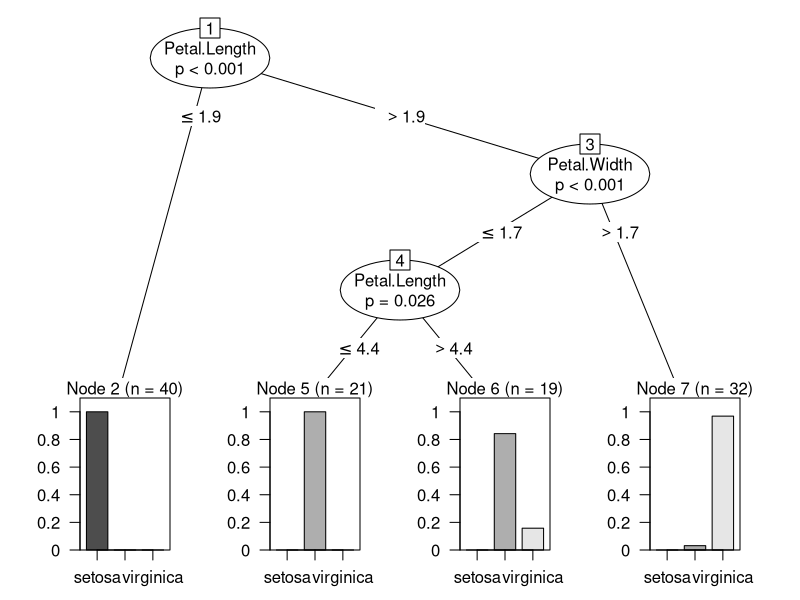
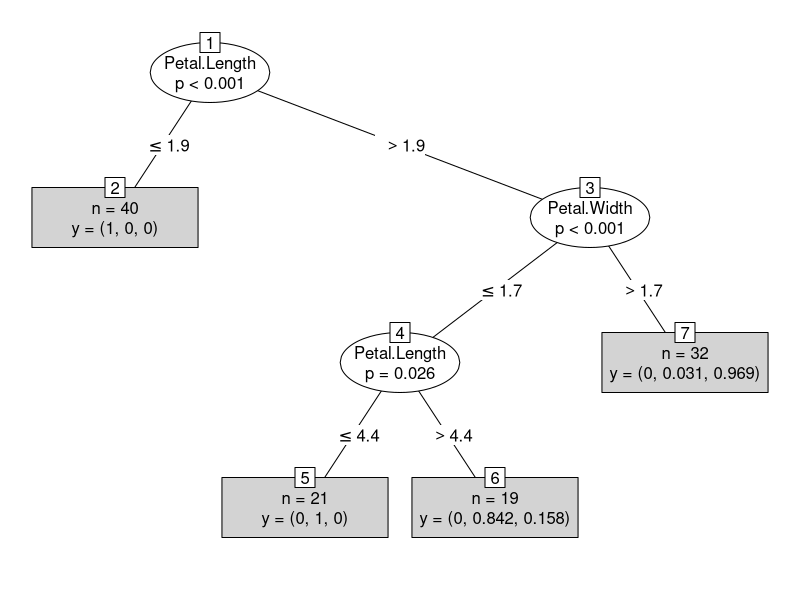
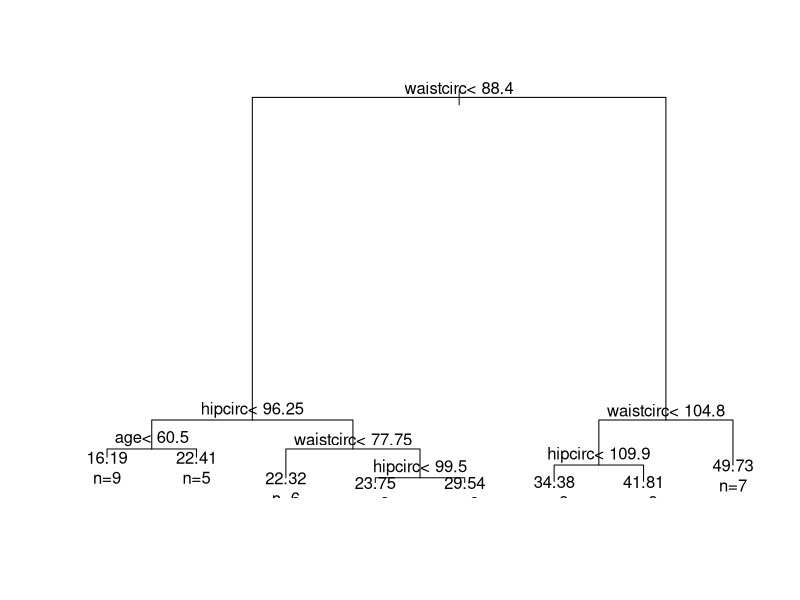
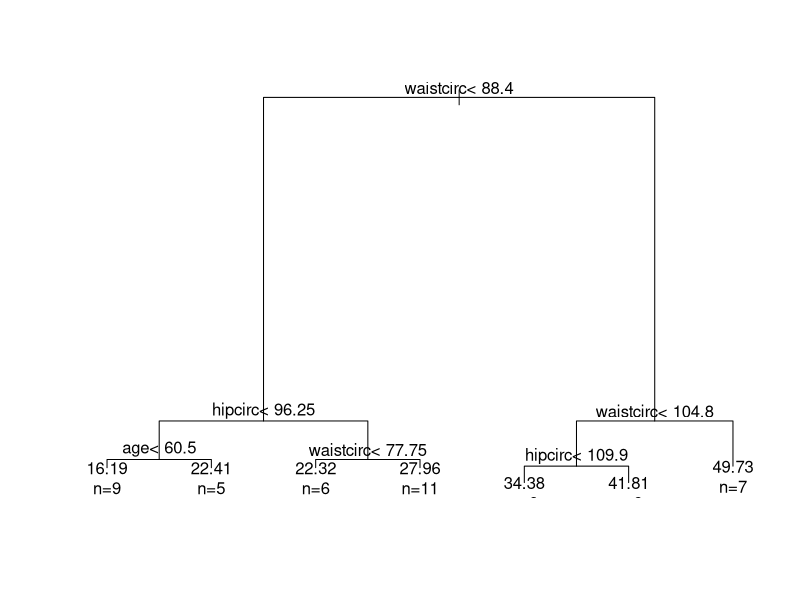
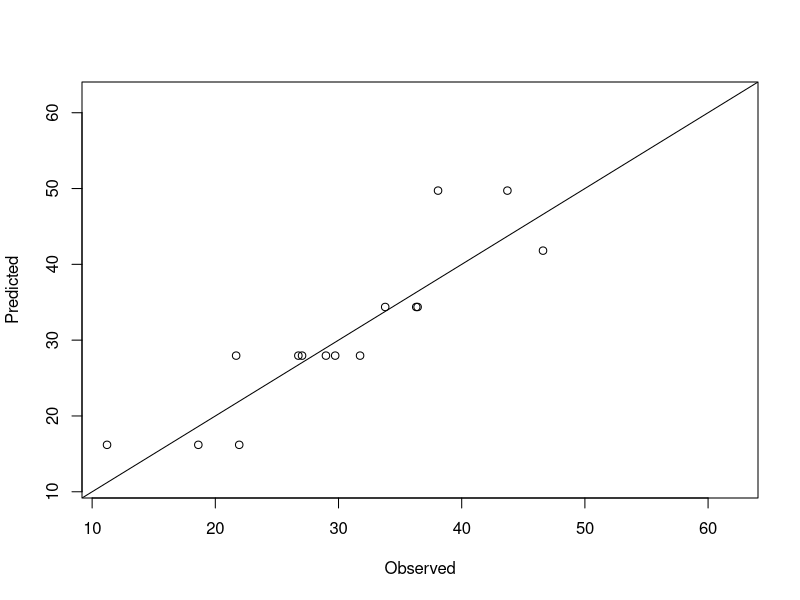
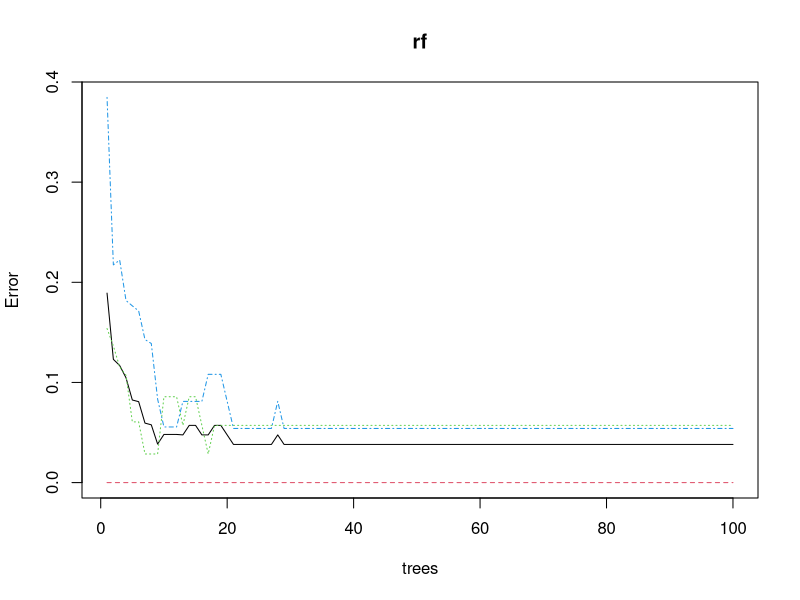
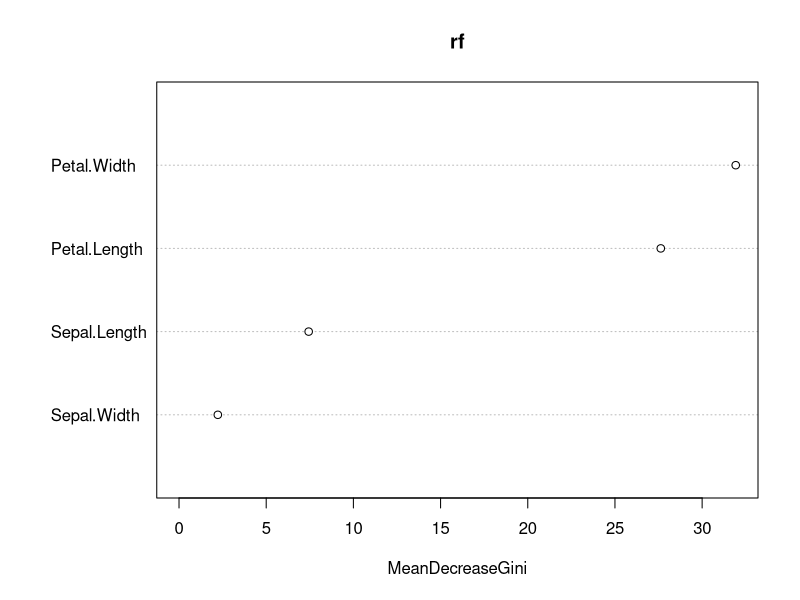
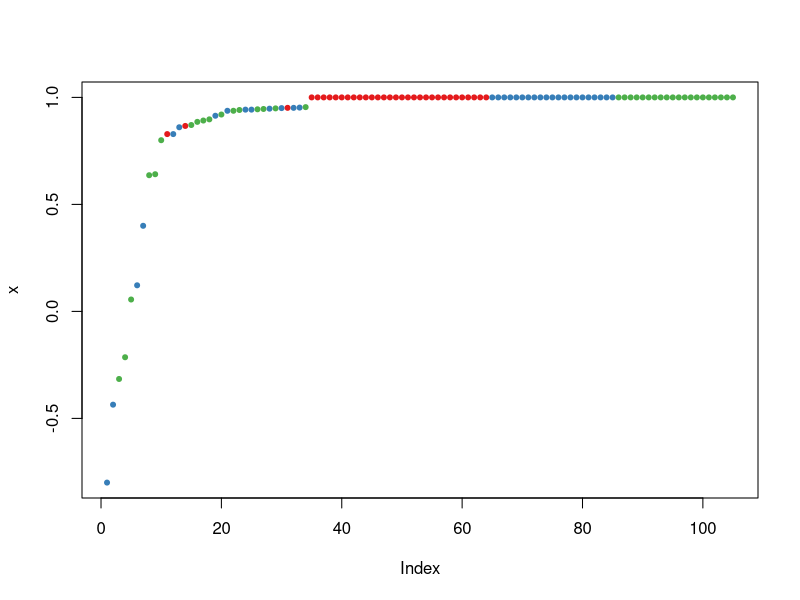

Source code (R) for these figures, in order:
# Chapter 4 of Zhao's book - Decision Trees and Random Forests

#sink on
sink("console.output.chapter4.txt")
#pdf on
pdf("myPlot.chapter4.pdf")

#split data into test and training set
str(iris)
set.seed(1234)
ind <- sample(2, nrow(iris), replace = TRUE, prob = c(0.7,0.3))
trainData <- iris[ind==1,]
testData <- iris[ind==2,]

##load package party and build a decision tree
#install.packages("party")
library(party)
myFormula <- Species ~ Sepal.Length + Sepal.Width + Petal.Length + Petal.Width
iris_ctree <- ctree(myFormula, data = trainData)
#check the prediction
table(predict(iris_ctree), trainData$Species)
#print/plot the tree
print(iris_ctree)
plot(iris_ctree)
plot(iris_ctree, type = "simple")

#predict on test data
testPred <- predict(iris_ctree, newdata =  testData)
table(testPred, testData$Species)

##decision trees with package rpart
#use new dataset "bodyfat"
data("bodyfat", package = "TH.data")
dim(bodyfat)
attributes(bodyfat)
bodyfat[1:5,]

#split into test/training sets
set.seed(1234)
ind <- sample(2, nrow(bodyfat),replace=TRUE, prob=c(0.7, 0.3))
bodyfat.train <- bodyfat[ind==1,]
bodyfat.test <- bodyfat[ind==2,]
#train a decision tree
#install.packages("rpart")
library(rpart)
myFormula <- DEXfat ~ age + waistcirc + hipcirc + elbowbreadth + kneebreadth
bodyfat_rpart <- rpart(myFormula, data = bodyfat.train, control = rpart.control(minsplit = 10))
attributes(bodyfat_rpart)
print(bodyfat_rpart$cptable)
print(bodyfat_rpart)
plot(bodyfat_rpart)
text(bodyfat_rpart, use.n = T)


##now we select the tree with the minimum prediction error
opt<- which.min(bodyfat_rpart$cptable[,"xerror"])
cp<- bodyfat_rpart$cptable[opt,"CP"]
bodyfat_prune <- prune(bodyfat_rpart, cp=cp)
print(bodyfat_prune)

plot(bodyfat_prune)
text(bodyfat_prune, use.n=T)

#now we use that model to predict the values on the test data and compare with actual values
DEXfat_pred <- predict(bodyfat_prune, newdata = bodyfat.test)
xlim <- range(bodyfat$DEXfat)
plot(DEXfat_pred ~ DEXfat, data = bodyfat.test, xlab ="Observed", ylab="Predicted", ylim=xlim, xlim =xlim)
abline(a=0, b=1)

##Random Forest
#split the data in train/test subsets
ind <- sample(2, nrow(iris), replace = TRUE, prob = c(0.7,0.3))
trainData <- iris[ind==1,]
testData <- iris[ind==2,]

#install.packages("randomForest")
library(randomForest)
rf <- randomForest(Species ~ ., data=trainData, ntree = 100, proximity = TRUE)
table(predict(rf), trainData$Species)
print(rf)
attributes(rf)
plot(rf)
importance(rf)
varImpPlot(rf)

#use on test data
irisPred <- predict(rf, newdata=testData)
table(irisPred, testData$Species)
plot(margin(rf, testData$Species))

#turn graphics off
graphics.off()
#close sink
sink()
